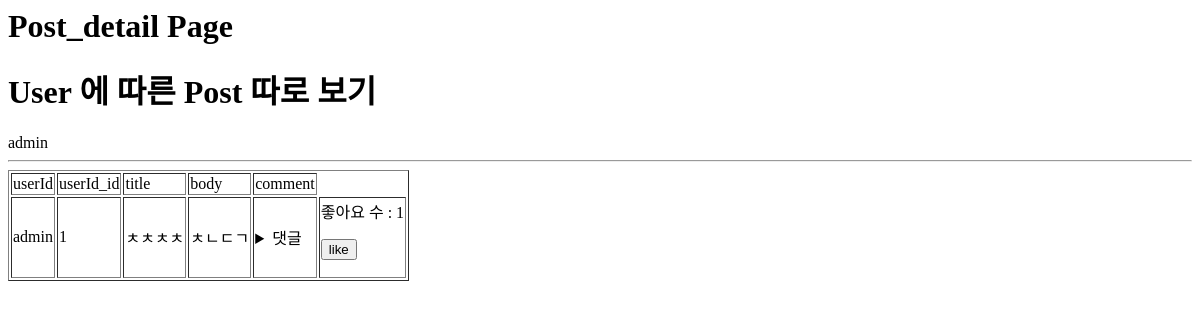
Page /post_detail/1 on the earlier database version.
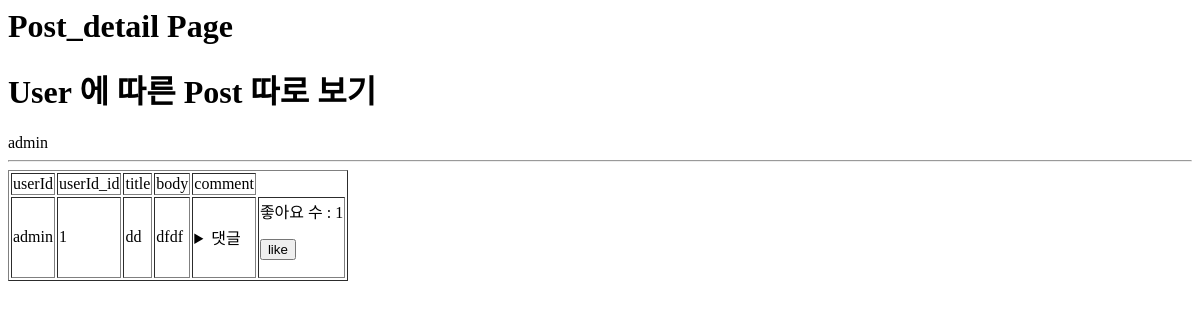
Same page on the later database version.
### danceapp/models.py (models this page shows, shortened)
class Post(models.Model):
    userId = models.ForeignKey(userProfile, on_delete=models.CASCADE) # 회원ID # User 모델의 pk를 가져옴
    title = models.CharField(max_length=200) # 제목
    body = models.TextField() # 게시물 설명
    uploadDate = models.DateTimeField(auto_now_add=True) # 처음 업로드 시간
    updateDate = models.DateTimeField(auto_now=True) # 수정 시간
    photo = models.ImageField(blank=True, null=True, upload_to='thumbnail') # 썸네일 # upload_to : static/blog_photo 로 저장해줘
    video = models.FileField(blank=True, null=True, upload_to='video') # 배포시에는 models.FilePathField()사용
    genreName = models.ForeignKey(Genre, null=True, on_delete=models.CASCADE) # 장르
    likes_user = models.ManyToManyField(userProfile, related_name='likes', blank=True) # 좋아요 누른 사람
    likes_count = models.PositiveIntegerField(default=0) # 좋아요 개수

### accounts/models.py (models this page shows)
class userProfile(AbstractUser):
    nickname = models.CharField(max_length=50, null=True, blank=True) # 실제 이름
    danceSkill = models.CharField(max_length=10 ,null=True, blank=True) # 상 중 하
    phoneNum = models.IntegerField(null=True, blank=True)
    gender = models.CharField(max_length=10 ,null=True, blank=True)
    createdAt = models.DateTimeField(auto_now_add=True)
    birth = models.DateField(null=True, blank=True)
    def __str__(self):
        return self.username

### danceapp/views.py (the view)
# urls.py: path('post_detail/<int:userId_id>', views.post_detail, name='post_detail'),
def post_detail(request, userId_id):
    posts = Post.objects.filter(userId=userId_id).order_by('-uploadDate')
    user = get_object_or_404(userProfile, pk=userId_id)
    comment_form = CommentForm()
    context = {
        'posts':posts,
        'comment_form':comment_form,
        'user':user,
    }
    return render(request, 'post_detail.html', context)

### danceapp/forms.py
class CommentForm(forms.ModelForm):
    class Meta:
        model = Comment
        fields = ['comment']
    def __init__(self, *args, **kwargs):
        super(CommentForm, self).__init__(*args, **kwargs)
        self.fields['comment'].widget.attrs = {
            'class': 'form-control',
            'placeholder': "댓글 입력",
            'rows':10
        }

### danceapp/models.py (called while the page is built)
    def __str__(self):
        return self.comment

### danceapp/templates/post_detail.html (shortened to what this page needs)
<h1>Post_detail Page</h1>
<h1>User 에 따른 Post 따로 보기</h1>
{{ user.username }}
<hr>
<table border="1">
    <tr>
        <td>userId</td>
        <td>userId_id</td>
        <td>title</td>
        <td>body</td>
        <td>comment</td>
    </tr>
    {% for post in posts %}
    <tr>
        <td>{{ post.userId }}</td>
        <td>{{ post.userId_id }}</td>
        <td>{{ post.title }}</td>
        <td>{{ post.body }}</td>
        <td>
            <details>
                <summary>댓글</summary>
                {% for comment in post.comment_set.all %}
                <br>
                {% endfor %}
            </details>
        </td>
        <td>
            <form action="{% url 'likes' post.id %}" method="POST">
                <p>
                    좋아요 수 : {{ post.likes_count }}
                </p>
                {% if request.user in post.likes_user.all %}
                <input type="submit" value="dislike">
                {% else %}
                <input type="submit" value="like">
                {% endif %}
            </form>
        </td>
    </tr>
    {% endfor %}
</table>

Differences in the rows shown:
changed Post "admin": title "ㅊㅊㅊㅊ" → "dd"; body "ㅊㄴㄷㄱ" → "dfdf"
